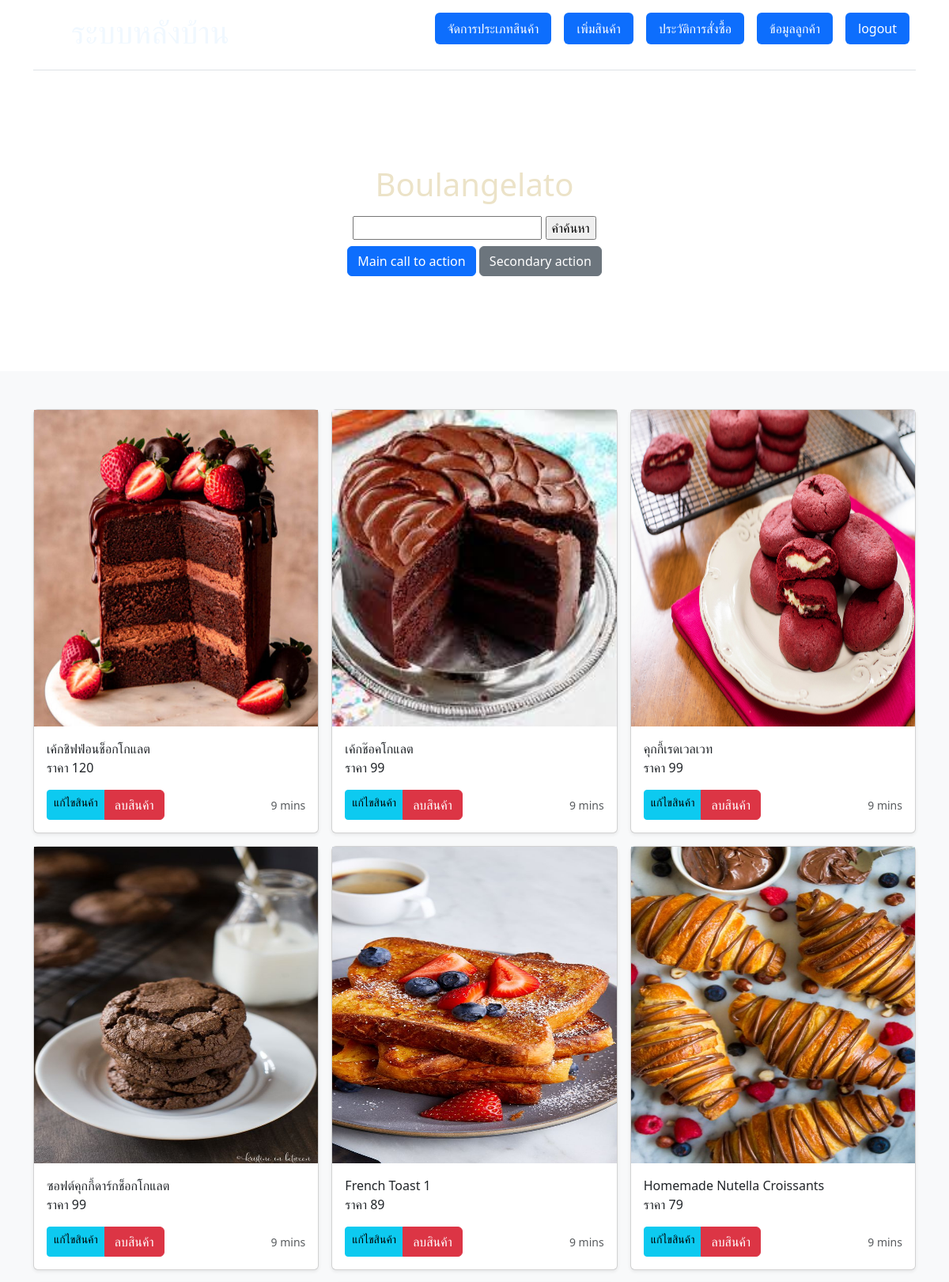
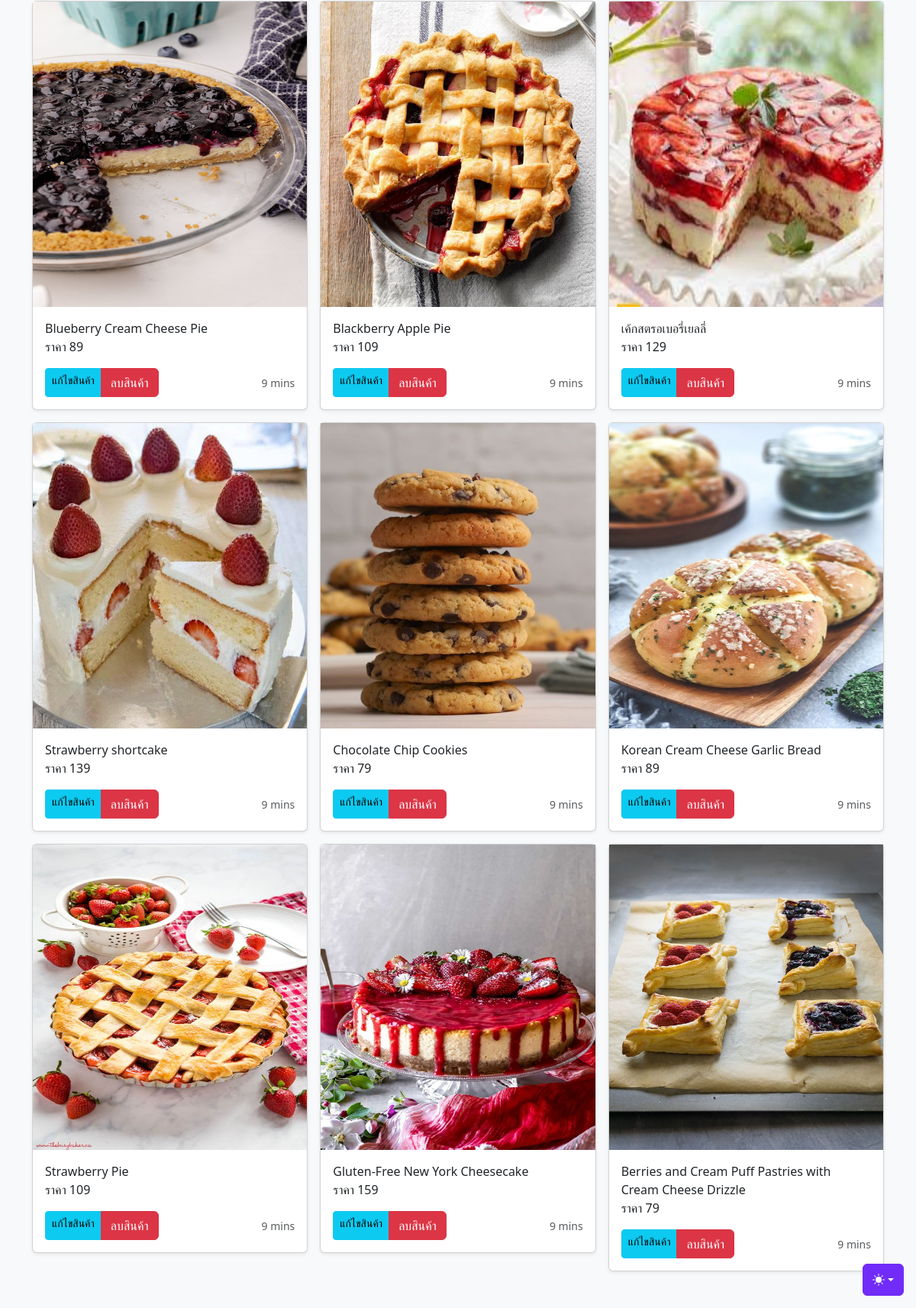
The page /ca/cake/k/album/index2.php on the database its author committed (2 pictures, top to bottom).
### tables this page shows
CREATE TABLE `products` (
  `p_id` int(7) NOT NULL,
  `p_name` varchar(200) NOT NULL,
  `p_detail` text NOT NULL,
  `p_price` int(10) NOT NULL,
  `p_stock` int(7) NOT NULL,
  `p_ext` varchar(50) NOT NULL,
  `c_id` int(7) NOT NULL
);

### ca/cake/k/album/index2.php (the view, shortened to what this page needs)
<!doctype html>
<html lang="en" data-bs-theme="auto">
<head>
  <link rel="stylesheet" href="https://cdn.jsdelivr.net/npm/@docsearch/css@3">
  <link href="../assets/dist/css/bootstrap.min.css" rel="stylesheet">
</head>
<body>
  <div class="dropdown position-fixed bottom-0 end-0 mb-3 me-3 bd-mode-toggle">
    <button class="btn btn-bd-primary py-2 dropdown-toggle d-flex align-items-center" id="bd-theme" type="button" aria-expanded="false" data-bs-toggle="dropdown" aria-label="Toggle theme (auto)">
      <svg class="bi my-1 theme-icon-active" width="1em" height="1em">
        <use href="#circle-half"></use>
      </svg>
    </button>
  </div>
  <div class="container">
    <header class="d-flex flex-wrap justify-content-center py-3 mb-4 border-bottom">
      <a href="/" class="d-flex align-items-center mb-3 mb-md-0 me-md-auto link-body-emphasis text-decoration-none">
        <svg class="bi me-2" width="40" height="32">
          <use xlink:href="#bootstrap"></use>
        </svg>
        <h1 style="color: aliceblue;">ระบบหลังบ้าน</h1>
      </a>
      <ul class="nav nav-pills">
        <li class="nav-item"><a href="insert2.php" class="nav-link active mx-2" aria-current="page">จัดการประเภทสินค้า</a></li>
        <li class="nav-item"><a href="insert.php" class="nav-link active mx-2" aria-current="page">เพิ่มสินค้า</a></li>
        <li class="nav-item"><a href="view_order.php" class="nav-link active mx-2" aria-current="page">ประวัติการสั่งซื้อ</a></li>
        <li class="nav-item"><a href="view_user.php" class="nav-link active mx-2" aria-current="page">ข้อมูลลูกค้า</a></li>
        <li class="nav-item"><a href="../../index.php" class="nav-link active mx-2" aria-current="page">logout</a></li>
      </ul>
    </header>
  </div>
  <main>
    <section class="py-5 text-center container">
      <div class="row py-lg-5">
        <div class="col-lg-6 col-md-8 mx-auto">
          <h1 class="fw-light" style="color: rgb(236, 227, 200);" style="font-weight: bold;">Boulangelato</h1>
          <p>
          <form method="post" action="">
            <input type="text" name="kw" autofocus>
            <input type="submit" name="Submit" value="คำค้นหา">
          </form>
          <a href="#" class="btn btn-primary my-2">Main call to action</a>
          <a href="#" class="btn btn-secondary my-2">Secondary action</a>
          </p>
        </div>
      </div>
    </section>
    <div class="album py-5 bg-body-tertiary">
      <div class="container">
        <div class="row row-cols-1 row-cols-sm-2 row-cols-md-3 g-3">
          <?php
          include("connectdb.php");
          $kw = @$_POST['kw'];
          $sql = "SELECT * FROM `products` WHERE `p_name` LIKE '%{$kw}%' OR `p_detail` LIKE '%{$kw}%' ";
          $rs = mysqli_query($conn, $sql);
          while ($data = mysqli_fetch_array($rs)) {
          ?>
            <div class="col">
              <div class="card shadow-sm">
                <?php
                $p = $data['p_id'] . "." . $data['p_ext'];
                ?>
                <img src="img/<?= $p; ?>" height="400" onClick="window.location='../jumbotron/detail.php?pid=<?php echo $data['p_id']; ?>';">
                <div class="card-body">
                  <p class="card-text">
                    <?php echo $data['p_name'] ?> <br>
                    ราคา
                    <?php echo $data['p_price'] ?>
                  </p>
                  <div class="d-flex justify-content-between align-items-center">
                    <div class="btn-group">
                      <a href="update.php?pid=<?= $data['p_id']; ?>" class="btn btn-sm btn-info">แก้ไขสินค้า</a>
                      <a href="delete.php?pid=<?= $data['p_id']; ?>&ext=<?= $data['p_ext']; ?>" class="btn btn-danger btn-info" onClick="return confirm('ยืนยันการลบ')">ลบสินค้า</a>
                    </div>
                    <small class="text-body-secondary">9 mins</small>
                  </div>
                </div>
              </div>
            </div>
          <?php  } ?>
</body>
</html>

### ca/cake/k/album/connectdb.php (shortened to what this page needs)
<!doctype html>
<html>
<head>
</head>
<body>
</body>
</html>

### ca/cake/k/album/index2.php (style rules this page uses)
.bi { vertical-align: -.125em; fill: currentColor; }
.btn-bd-primary { --bd-violet-bg: #712cf9; --bd-violet-rgb: 112.520718, 44.062154, 249.437846; --bs-btn-font-weight: 600; --bs-btn-color: var(--bs-white); --bs-btn-bg: var(--bd-violet-bg); --bs-btn-border-color: var(--bd-violet-bg); --bs-btn-hover-color: var(--bs-white); --bs-btn-hover-bg: #6528e0; --bs-btn-hover-border-color: #6528e0; --bs-btn-focus-shadow-rgb: var(--bd-violet-rgb); --bs-btn-active-color: var(--bs-btn-hover-color); --bs-btn-active-bg: #5a23c8; --bs-btn-active-border-color: #5a23c8; }
.bd-mode-toggle { z-index: 1500; }
body { background-image: url('https://i.pinimg.com/564x/aa/dd/8d/aadd8d9c7f48491a95d736903a5c53d1.jpg'); background-repeat: repeat-x; }

### rows shown on the page
products: shows a picture, p_name "เค้กชิฟฟ่อนช็อกโกแลต", p_price "120"
products: shows a picture, p_name "เค้กช๊อคโกแลต", p_price "99"
products: shows a picture, p_name "คุกกี้เรดเวลเวท", p_price "99"
products: shows a picture, p_name "ซอฟต์คุกกี้ดาร์กช็อกโกแลต", p_price "99"
products: shows a picture, p_name "French Toast 1", p_price "89"
products: shows a picture, p_name "Homemade Nutella Croissants", p_price "79"
products: shows a picture, p_name "Blueberry Cream Cheese Pie", p_price "89"
products: shows a picture, p_name "Blackberry Apple Pie", p_price "109"
products: shows a picture, p_name "เค้กสตรอเบอรี่เยลลี่", p_price "129"
products: shows a picture, p_name "Strawberry shortcake", p_price "139"
products: shows a picture, p_name "Chocolate Chip Cookies", p_price "79"
products: shows a picture, p_name "Korean Cream Cheese Garlic Bread", p_price "89"
products: shows a picture, p_name "Strawberry Pie", p_price "109"
products: shows a picture, p_name "Gluten-Free New York Cheesecake", p_price "159"
products: shows a picture, p_name "Berries and Cream Puff Pastries with Cream Cheese Drizzle", p_price "79"
